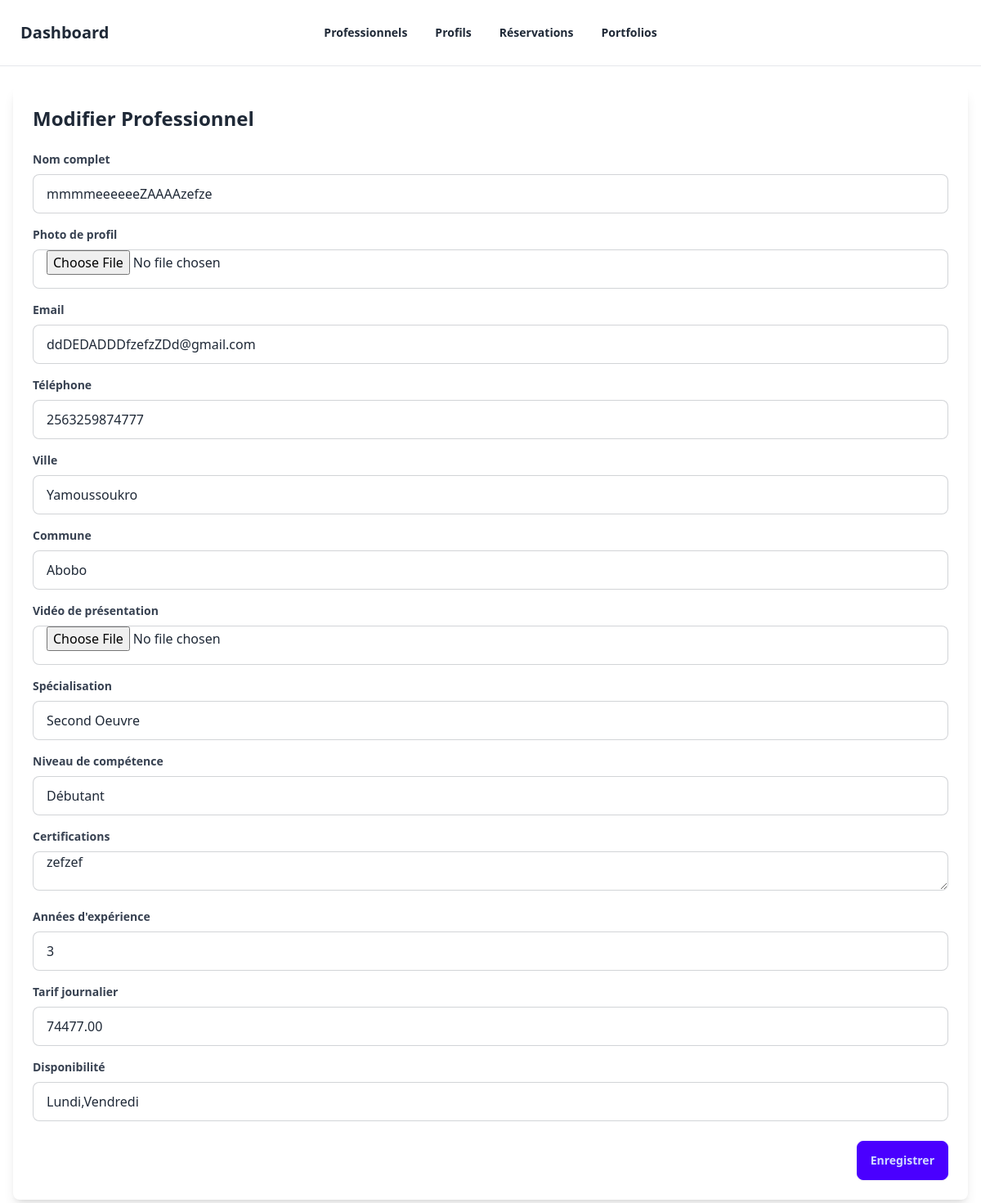
/dashboard/professionals/7/edit/ (signed in), run on the app's committed database.
### professionnels/models.py (models this page shows, shortened)
class Professionnel(models.Model):
    full_name = models.CharField(max_length=255, verbose_name="Nom complet")
    profile_photo = models.ImageField(
        upload_to="photos/", null=True, blank=True, verbose_name="Photo de profil"
    )
    email = models.EmailField(unique=True, verbose_name="Email", db_index=True)
    phone = models.CharField(max_length=20, verbose_name="Téléphone", db_index=True)
    CITY_CHOICES = [
        ("Abidjan", "Abidjan"),
        ("Yamoussoukro", "Yamoussoukro"),
    ]
    city = models.CharField(max_length=100, choices=CITY_CHOICES, verbose_name="Ville")
    COMMUNE_CHOICES = [
        ("Abobo", "Abobo"),
        ("Adjamé", "Adjamé"),
    ]
    commune = models.CharField(
        max_length=100, choices=COMMUNE_CHOICES, verbose_name="Commune"
    )
    presentation_video = models.FileField(
        upload_to="videos/", null=True, blank=True, verbose_name="Vidéo de présentation"
    )
    SPECIALIZATIONS = [
        ("Gros Oeuvre", "Gros Oeuvre"),
        ("Second Oeuvre", "Second Oeuvre"),
    ]
    specialization = models.CharField(
        max_length=255, choices=SPECIALIZATIONS, verbose_name="Spécialisation"
    )
    class SkillLevel(models.TextChoices):
        DEBUTANT = "Débutant", "Débutant"
        INTERMEDIAIRE = "Intermédiaire", "Intermédiaire"
        EXPERT = "Expert", "Expert"
    skill_level = models.CharField(
        max_length=50,
        choices=SkillLevel.choices,
        verbose_name="Niveau de compétence",
    )
    certifications = models.TextField(verbose_name="Certifications", blank=True)
    years_of_experience = models.PositiveIntegerField(
        help_text="Nombre d'années d'expérience", verbose_name="Années d'expérience"
    )
    daily_rate = models.DecimalField(
        max_digits=10, decimal_places=2, verbose_name="Tarif journalier"
    )
    availability = models.CharField(
        max_length=255,
        help_text="Exemple : Lundi,Mardi,Mercredi",
        verbose_name="Disponibilité",
    )
    class Meta:
        constraints = [
            models.UniqueConstraint(fields=["email"], name="unique_email"),
        ]

### dashboard/views.py (the view)
# urls.py: path('professionals/<int:pk>/edit/', views.professional_edit, name='professional_edit'),
@staff_member_required
def professional_edit(request, pk):
    professional = get_object_or_404(Professionnel, pk=pk)
    if request.method == 'POST':
        form = ProfessionnelForm(request.POST, request.FILES, instance=professional)
        if form.is_valid():
            form.save()
            messages.success(request, 'Professionnel mis à jour avec succès.')
            return redirect('dashboard:professional_list')
    else:
        form = ProfessionnelForm(instance=professional)
    return render(request, 'dashboard/professional_form.html', {
        'form': form,
        'professional': professional
    })

### dashboard/forms.py
class ProfessionnelForm(forms.ModelForm):
    class Meta:
        model = Professionnel
        exclude = []  # Inclure tous les champs
        widgets = {
            'availability': forms.TextInput(attrs={'placeholder': 'Ex: Lundi,Mardi,Mercredi'}),
        }

### dashboard/templates/dashboard/professional_form.html (shortened to what this page needs)
{% extends "dashboard/base.html" %}
{% load widget_tweaks %}
{% block content %}
<div class="bg-white shadow-lg rounded-lg p-6">
    <h1 class="text-2xl font-bold mb-6">
        {% if professional %}Modifier{% else %}Nouveau{% endif %} Professionnel
    </h1>
    <form method="post" enctype="multipart/form-data">
        {% for field in form %}
        <div class="mb-4">
            <label class="block text-gray-700 text-sm font-bold mb-2" for="{{ field.id_for_label }}">
                {{ field.label }}
            </label>
            {{ field|add_class:"input input-bordered w-full" }}
        </div>
        {% endfor %}
        <div class="flex justify-end mt-6">
            <button type="submit" class="btn btn-primary">
                Enregistrer
            </button>
        </div>
    </form>
</div>
{% endblock %}

### data on the page
Professionnel: form "mmmmeeeeeeZAAAAzefze" "ddDEDADDDfzefzZDd@gmail.com" "2563259874777" "Yamoussoukro" "Abobo" "Second Oeuvre" "Débutant" "zefzef" "3" "74477.00" "Lundi,Vendredi"

### other printed values
{{ field.label }} "Nom complet" "Photo de profil" "Email" "Téléphone" "Ville" "Commune" "Vidéo de présentation" "Spécialisation" "Niveau de compétence" "Certifications" "Années d'expérience" "Tarif journalier" "Disponibilité"
